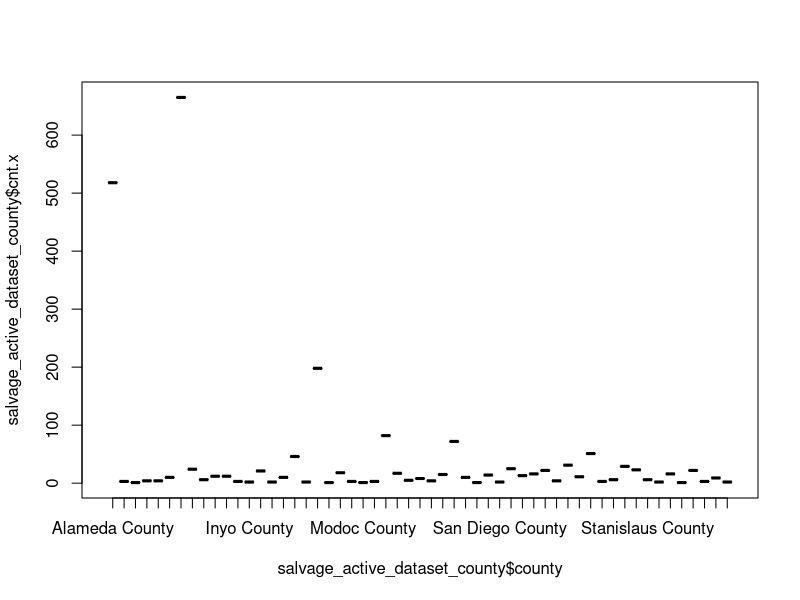
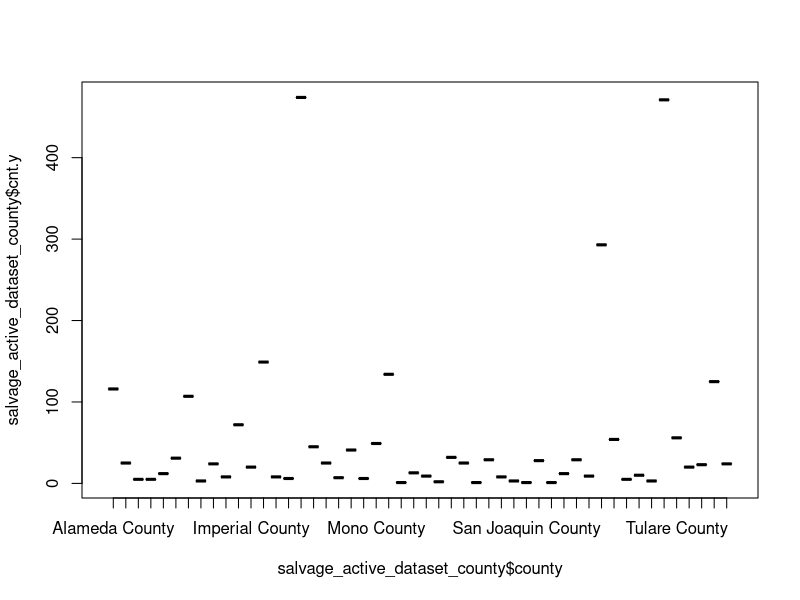
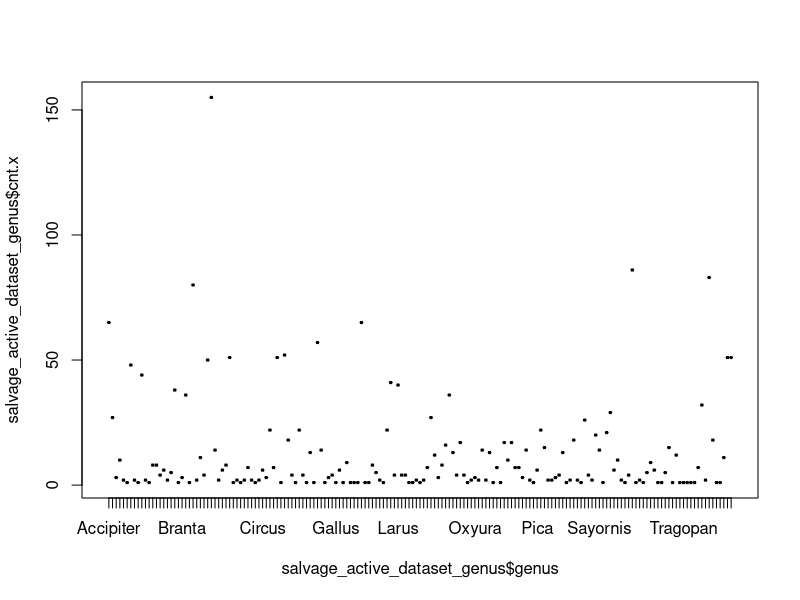
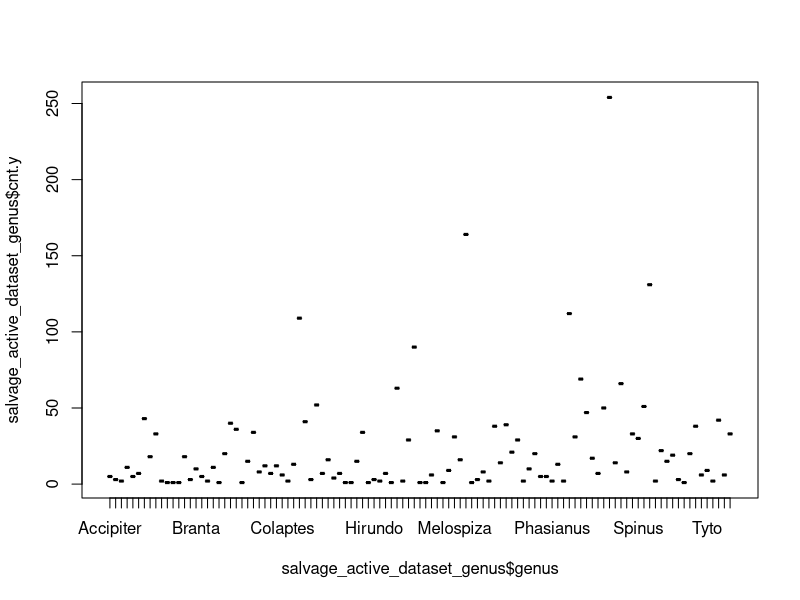
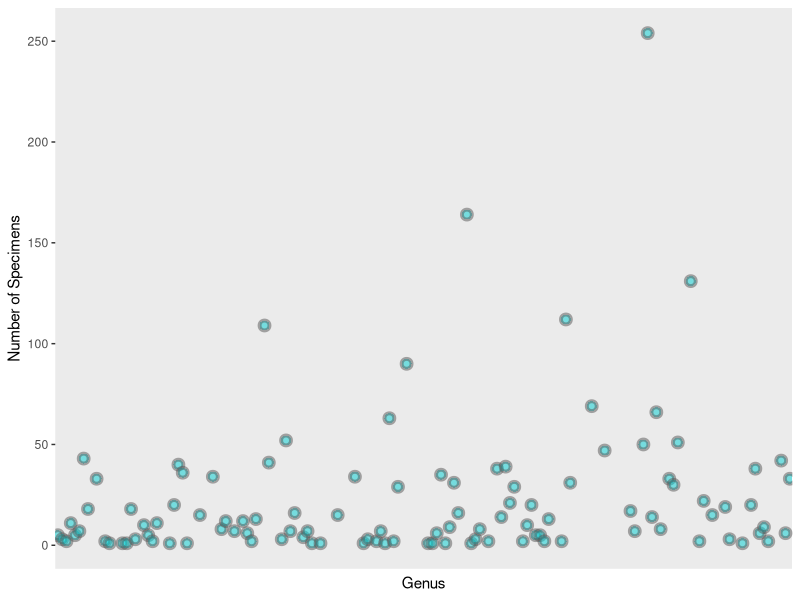
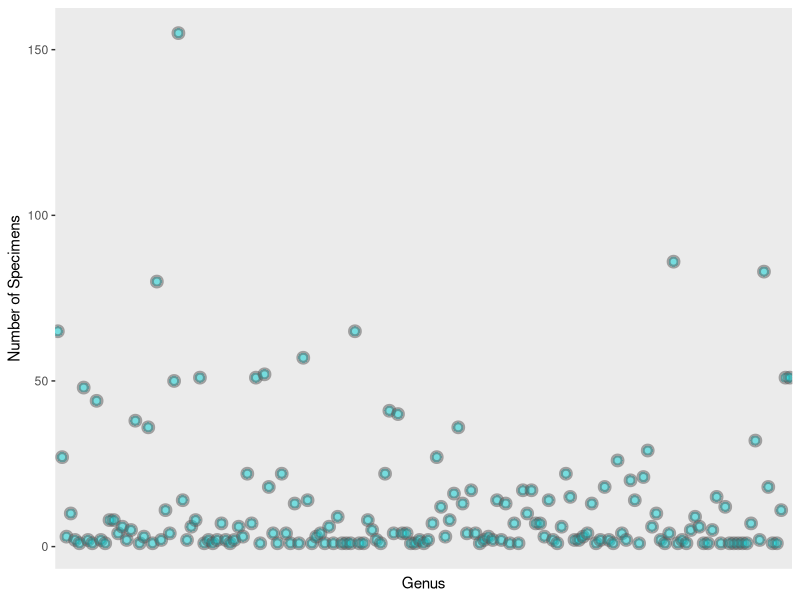
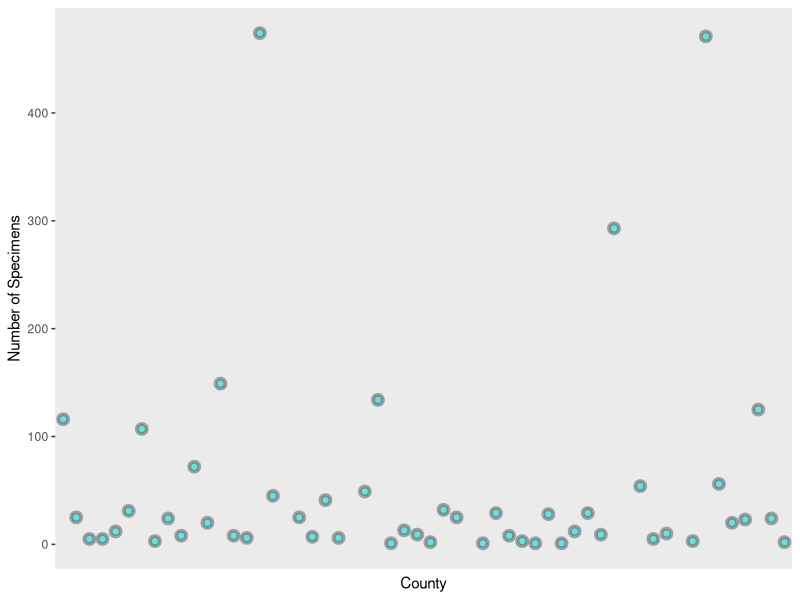
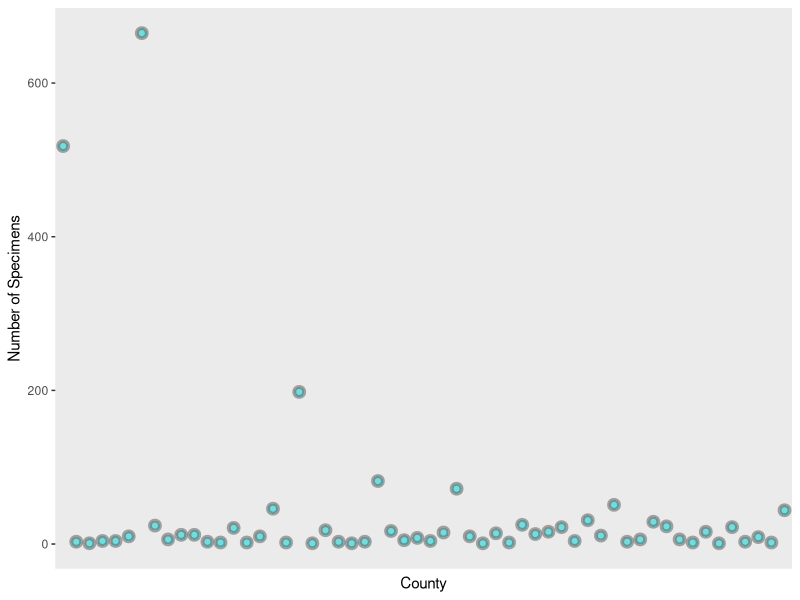

Write R code to recreate these figures, in order.
## ---- chunk 1
### load appropriate libraries
library(tidyverse)
library(readr)
## ---- chunk 2
### Import dataset
Arctos_birds_Calif_2000_2020 <- read_csv("final_project/Data/Arctos_birds_Calif_2000_2020.csv")
## ---- chunk 3
### Identify unknown/blank collecting methods ###
Arctos_birds_Calif_2000_2020$coll_method_2 <- ifelse(is.na(Arctos_birds_Calif_2000_2020$collecting_method), "unknown","known")
## ---- chunk 4

### ACTUAL CHUNK ###
Arctos1 <- Arctos_birds_Calif_2000_2020 %>% mutate(coll_method_4 = ifelse(coll_method_2 == "unknown" & grepl("^[0-9]+", spec_locality, ignore.case = T) & !grepl(" mi | km | block | m | yds ", spec_locality, ignore.case = T), "salvage", "unknown"))

### ACTUAL CHUNK ###
Arctos2 <- Arctos1 %>% mutate(coll_method_3 = ifelse(coll_method_2 == "unknown" & is.na(collectors), "salvage", ifelse(coll_method_2 == "unknown" & parts %in% c(grep("^skull\\w*", parts, value=T)), "salvage", ifelse(coll_method_2 == "unknown" & spec_locality %in% c(grep("highway|hwy", spec_locality, ignore.case = T, value = T)),"salvage", ifelse(coll_method_4 == "salvage", "salvage", "unknown")))))
## ---- chunk 5
### now remove some bits ###
df <- Arctos2 %>% filter(!(parts=="egg" | parts  =="egg; nest" | parts == "nest; egg" | parts == "media; egg"))
df2 <- df %>% filter(!(parts=="blood" | parts  =="blood; blood" | parts == "blood; blood; blood" | parts == "blood; blood; blood; blood"))
## ---- chunk 6
###Look at what's left
df_still_unknown <- df2 %>% filter(coll_method_2 == "unknown")
## ---- chunk 7
df_still_unknown_2 <- df2 %>% filter(is.na(coll_method_3)&coll_method_2 == "unknown")
## ---- chunk 8
### remove entries with parts "unknown" or "nest", as well as age "embryo" or "chick"
df3 <- df2 %>% filter(!(parts=="nest" | parts  =="unknown"))
df4 <- df3 %>% filter(!(age == "embryo" | age == "chick" | age == "downy chick" | age == "downy chick, completely covered in fuzz, eyes still closed" | age == "naked chick, eyes closed" | age == "downy chick, fuzz on body, eyes not open" | age == "downy chick, pre-fledge" | age == "downy fledgling" | age == "not yet fully fledged, still downy" | age == "skull unossified, downy (only slightly fuzzy on head & backside of the body" | age == "skull unossified, naked & downy (some fuzz on head and backside, eyes still closed)" | age == "skull unossified, transitioning from naked to downy, eyes closed" | age == "skull unossified, downy, eyes closed" | age == "skull unossified, between naked and downy (some fuzz on head and backside, eyes still closed)")) 
## ---- chunk 9
### Again, look at what is left
df_still_unknown_3 <- df4 %>% filter(is.na(coll_method_3)&coll_method_2 == "unknown")

### reassigning tissues as salvage? exploring what's left...
df_still_unknown_4 <- df_still_unknown_3 %>% filter(!(parts == "tissue" | parts == "tissue; tissue sample" | parts == "wing; tissue"))
df_still_unknown_5 <- df_still_unknown_4 %>% filter(!(spec_locality == "Aviary in Oakland" | spec_locality == "aviary of Monica J. Albe, Oakland" | spec_locality == "San Diego Zoo" | spec_locality == "CAPTIVE, San Diego Zoo [probably]" | spec_locality == "CAPTIVE, San Diego Zoo" | spec_locality == "San Francisco Zoo, San Francisco" | spec_locality == "Zoological Society of San Diego" | spec_locality == "Zoological Society of San Diego, CAPTIVE" | spec_locality == "CAPTIVE Zoological Societ of San Diego" | spec_locality == "CAPTIVE Zoological Society of San Diego" | spec_locality == " San Diego: Sea World CAPTIVE" | spec_locality == "Amador High School, 1155 Santa Rita Rd., Pleasanton" | spec_locality == "Pittsburg High School, Pittsburg" | spec_locality == "no specific locality recorded" | spec_locality == "unknown" | spec_locality == "Life Sciences Building courtyard, University of California campus, Berkeley" | spec_locality == "Natural Resources Building, Mineral" | spec_locality == "Outside Earth and Marine Sciences Building, University of California, Santa Cruz" | spec_locality == "near south door of Valley Life Sciences Building, University of California campus, Berkeley" | spec_locality == "near Protein Design Labs (34801 Campus Drive), near Dumbarton Bridge, Fremont" | spec_locality == "W side of Dwinelle Hall, Univ. Calif. campus, Berkeley" | spec_locality == "in vicinity of breezeway between Birge and LeConte Halls, University of California campus, Berkeley" | spec_locality == "Stadium Rim Way between Centennial Rd. and Galey Rd., University of California campus, Berkeley" | spec_locality == "University of California campus, Berkeley" | spec_locality == "University of California Riverside campus, Riverside" | spec_locality == "north side of Hildebrand Hall, University of California campus, Berkeley" | spec_locality == "east side of Lewis Hall, University of California Berkeley campus" |spec_locality == "Unit 2 Dormitory, between Channing and Haste Streets, Berkeley" | spec_locality == "Strawberry Creek Lodge (1320 Addison Street), Berkeley" | spec_locality == "Davis" | spec_locality == "University of California Botanical Garden, Strawberry Canyon, Berkeley" | spec_locality == "Berkeley" | spec_locality == "Life Sciences Addition, University of California, Berkeley" | spec_locality == "Donner Lab, University of California, Berkeley" | spec_locality == "California Hall, University of California, Berkeley" | spec_locality == "Women's Faculty Club, University of California, Berkeley" | spec_locality == "Linsdale Library, Hastings Natural History Reservation" | spec_locality == "San Rafael, 24 Madrona Street" | spec_locality == "San Diego: Sea World CAPTIVE" | spec_locality == "Edwards AFB" | spec_locality == "classroom at Hastings Natural History Reservation" | spec_locality == "labs at Hastings Natural History Reservation, Carmel Valley" | spec_locality == "Lawrence Livermore National Lab" | spec_locality == "outside the Davis Lab, Hastings Natural History Reservation, Carmel Valley" | spec_locality == "Sacramento" | spec_locality == "El Cerrito" | spec_locality == "Ojai" | spec_locality == "Livermore" | spec_locality == "Inverness" | spec_locality == "Bolinas" | spec_locality == "Oakland" | spec_locality == "Pittsburg" | spec_locality == "Pleasant Valley" | spec_locality == "Bethel Island" | spec_locality == "Woodacre" | spec_locality == "Jamesburg" | spec_locality == "Nicasio" | spec_locality == "La Casa de Maria, 801 Ladera Lane, Santa Barbara" | spec_locality == "Anaheim" | spec_locality == "Pt. Mugu Naval Base, Air National Guard hanger" | spec_locality == "Carmel Valley" | spec_locality == "Hopland Research and Extension Center bunkhouse" | spec_locality == "Wildlife Gallery, Bolinas" | spec_locality == "Alameda Naval Station, Alameda" | spec_locality == "Mills College, Oakland"))
## ---- chunk 10

### ACTUAL CHUNK
df41 <- df4 %>% mutate(coll_method_5 = ifelse(df4$parts=="tissue" | df4$parts == "tissue; tissue sample" | df4$parts == "wing; tissue", "salvage", "unknown"))
## ---- chunk 11
### actual df5; assigning salvage based on locality
df51 <- df41 %>% 
    mutate(coll_method_6 = ifelse(spec_locality == "Aviary in Oakland" | spec_locality == "aviary of Monica J. Albe, Oakland" | spec_locality == "San Diego Zoo" | spec_locality == "CAPTIVE, San Diego Zoo [probably]" | spec_locality == "CAPTIVE, San Diego Zoo" | spec_locality == "San Francisco Zoo, San Francisco" | spec_locality == "Zoological Society of San Diego" | spec_locality == "Zoological Society of San Diego, CAPTIVE" | spec_locality == "CAPTIVE Zoological Societ of San Diego" | spec_locality == "CAPTIVE Zoological Society of San Diego" | spec_locality == " San Diego: Sea World CAPTIVE" | spec_locality == "Amador High School, 1155 Santa Rita Rd., Pleasanton" | spec_locality == "Pittsburg High School, Pittsburg" | spec_locality == "no specific locality recorded" | spec_locality == "unknown" | spec_locality == "Life Sciences Building courtyard, University of California campus, Berkeley" | spec_locality == "Natural Resources Building, Mineral" | spec_locality == "Outside Earth and Marine Sciences Building, University of California, Santa Cruz" | spec_locality == "near south door of Valley Life Sciences Building, University of California campus, Berkeley" | spec_locality == "near Protein Design Labs (34801 Campus Drive), near Dumbarton Bridge, Fremont" | spec_locality == "W side of Dwinelle Hall, Univ. Calif. campus, Berkeley" | spec_locality == "in vicinity of breezeway between Birge and LeConte Halls, University of California campus, Berkeley" | spec_locality == "Stadium Rim Way between Centennial Rd. and Galey Rd., University of California campus, Berkeley" | spec_locality == "University of California campus, Berkeley" | spec_locality == "University of California Riverside campus, Riverside" | spec_locality == "north side of Hildebrand Hall, University of California campus, Berkeley" | spec_locality == "east side of Lewis Hall, University of California Berkeley campus" |spec_locality == "Unit 2 Dormitory, between Channing and Haste Streets, Berkeley" | spec_locality == "Strawberry Creek Lodge (1320 Addison Street), Berkeley" | spec_locality == "Davis" | spec_locality == "University of California Botanical Garden, Strawberry Canyon, Berkeley" | spec_locality == "Berkeley" | spec_locality == "Life Sciences Addition, University of California, Berkeley" | spec_locality == "Donner Lab, University of California, Berkeley" | spec_locality == "California Hall, University of California, Berkeley" | spec_locality == "Women's Faculty Club, University of California, Berkeley" | spec_locality == "Linsdale Library, Hastings Natural History Reservation" | spec_locality == "San Rafael, 24 Madrona Street" | spec_locality == "San Diego: Sea World CAPTIVE" | spec_locality == "Edwards AFB" | spec_locality == "classroom at Hastings Natural History Reservation" | spec_locality == "labs at Hastings Natural History Reservation, Carmel Valley" | spec_locality == "Lawrence Livermore National Lab" | spec_locality == "outside the Davis Lab, Hastings Natural History Reservation, Carmel Valley" | spec_locality == "Sacramento" | spec_locality == "El Cerrito" | spec_locality == "Ojai" | spec_locality == "Livermore" | spec_locality == "Inverness" | spec_locality == "Bolinas" | spec_locality == "Oakland" | spec_locality == "Pittsburg" | spec_locality == "Pleasant Valley" | spec_locality == "Bethel Island" | spec_locality == "Woodacre" | spec_locality == "Jamesburg" | spec_locality == "Nicasio" | spec_locality == "La Casa de Maria, 801 Ladera Lane, Santa Barbara" | spec_locality == "Anaheim" | spec_locality == "Pt. Mugu Naval Base, Air National Guard hanger" | spec_locality == "Carmel Valley" | spec_locality == "Hopland Research and Extension Center bunkhouse" | spec_locality == "Wildlife Gallery, Bolinas" | spec_locality == "Alameda Naval Station, Alameda" | spec_locality == "Mills College, Oakland", "salvage", "unknown"))
## ---- chunk 12
### deal with NAs
df6 <- df51 %>% mutate(coll_NAs = ifelse(is.na(collecting_method), "unknown", "known"))
df6$collecting_method[is.na(df6$collecting_method)] <- 0

### Assigning as salvage based on collecting method
df7 <- df6 %>% 
    mutate(coll_method_7 = ifelse(collecting_method == "dead on road" | collecting_method == "died on barbed wire fence" | collecting_method == "euthanized" | collecting_method == "euthanized while at Wetlands and Wildlife Care Center" | collecting_method == "euthanized while at WWCC" | collecting_method == "found injured and transferred to WWCC where euthanized" | collecting_method == "found injured, transferred to WWCC and euthanized" | collecting_method == "found injured, transferred to WWCC where euthanized" | collecting_method == "found injured, transferred to WWCC, 'wobbly, lies down often', and euthanized on 2019-08-11" | collecting_method == "gift" | collecting_method == "salavage" | collecting_method == "salbage" | collecting_method == "salvage (caught in Tomahawk trap)" | collecting_method == "salvage" | collecting_method == "salvage (mammal trap)" | collecting_method == "salvaged" | collecting_method == "salvage-hit by vehicle", "salvage", "unknown"))

### Assign known salvage and active
df7 <- df6 %>% 
    mutate(coll_method_7 = ifelse(collecting_method == "dead on road" | collecting_method == "died on barbed wire fence" | collecting_method == "euthanized" | collecting_method == "euthanized while at Wetlands and Wildlife Care Center" | collecting_method == "euthanized while at WWCC" | collecting_method == "found injured and transferred to WWCC where euthanized" | collecting_method == "found injured, transferred to WWCC and euthanized" | collecting_method == "found injured, transferred to WWCC where euthanized" | collecting_method == "found injured, transferred to WWCC, 'wobbly, lies down often', and euthanized on 2019-08-11" | collecting_method == "gift" | collecting_method == "salavage" | collecting_method == "salbage" | collecting_method == "salvage (caught in Tomahawk trap)" | collecting_method == "salvage" | collecting_method == "salvage (mammal trap)" | collecting_method == "salvaged" | collecting_method == "salvage-hit by vehicle", "salvage", ifelse(collecting_method == "feeder trap" | collecting_method == "feeder trap and observational" | collecting_method == "funnel trap" | collecting_method == "mistnet" | collecting_method == "mistnet and observational" | collecting_method == "netted" | collecting_method == "rat trap" | collecting_method == "shot" | collecting_method == "shotgun" | collecting_method == "trap" | collecting_method == "trapped with bow net", "active","unknown")))

### Now build another column, lumping together all coll_methods and assigning as active or salvage
df8 <- df7 %>% mutate(coll_method = ifelse(coll_method_2 == "unknown" & coll_method_3 == "salvage", "salvage", ifelse(coll_method_2 == "unknown" & coll_method_4 == "salvage", "salvage", ifelse(coll_method_2 == "unknown" & coll_method_5 == "salvage","salvage", ifelse(coll_method_2 == "unknown" & coll_method_6 == "salvage", "salvage", ifelse(coll_method_7 == "salvage", "salvage", ifelse(coll_method_7 == "active", "active", "active")))))))


## ---- chunk 13
### make column for genus
library(stringi)
df8$genus <- stri_extract_first_regex(df8$scientific_name, "\\S+")
## ---- chunk 14
### split data frame in two: active dataset and salvage dataset

df_salvage <- df8[which(df8$coll_method == "salvage"),]
df_active <- df8[which(df8$coll_method == "active"),]
## ---- chunk 15
### as above, but with proportions/percentages

salvage_data_genus <- df_salvage %>%
  group_by(genus) %>%
  summarise(cnt = n()) %>%
  mutate(freq = round(cnt / sum(cnt), 3))

salvage_data_county <- df_salvage %>%
  group_by(county) %>%
  summarise(cnt = n()) %>%
  mutate(freq = round(cnt / sum(cnt), 3))

active_data_genus <- df_active %>%
  group_by(genus) %>%
  summarise(cnt = n()) %>%
  mutate(freq = round(cnt / sum(cnt), 3))

active_data_county <- df_active %>%
  group_by(county) %>%
  summarise(cnt = n()) %>%
  mutate(freq = round(cnt / sum(cnt), 3))

## ---- chunk 16
### get top counties and genera for salvage and active datasets

salvage_descend_county <- salvage_data_county[order(-salvage_data_county$cnt),]

salvage_descend_genus <- salvage_data_genus[order(-salvage_data_genus$cnt),]

active_descend_county <- active_data_county[order(-active_data_county$cnt),]

active_descend_genus <- active_data_genus[order(-active_data_genus$cnt),]
## ---- chunk 17
### merge datasets together to see how they compare by genus
salvage_active_dataset_genus <-merge(salvage_data_genus, active_data_genus, by.x = "genus", by.y = "genus", all.x = TRUE)

## ---- chunk 18
### merge datasets together to see how they compare by county
salvage_active_dataset_county <-merge(salvage_data_county, active_data_county, by.x = "county", by.y = "county", all.x = TRUE)

## ---- chunk 19
###get tables for county and genus

###table_1 <- table(df8$county, df8$cnt)
## ---- chunk 20
### histogram data

boxplot(salvage_active_dataset_county$cnt.x ~ salvage_active_dataset_county$county)
boxplot(salvage_active_dataset_county$cnt.y ~ salvage_active_dataset_county$county)
## ---- chunk 21
### now same for genus
boxplot(salvage_active_dataset_genus$cnt.x ~ salvage_active_dataset_genus$genus)
boxplot(salvage_active_dataset_genus$cnt.y ~ salvage_active_dataset_genus$genus)
## ---- chunk 22
### now for scatterplots
p1 <- ggplot(salvage_active_dataset_genus, aes(x=genus, y=cnt.y)) + geom_point(color = "grey33", fill = "darkturquoise", shape = 21, alpha = 0.5, size = 2, stroke = 2)

plot_1 <- p1 + theme(legend.position = "none",
        axis.text.x = element_blank(), axis.ticks.x = element_blank(), panel.grid = element_blank()) + labs(x = "Genus", y = "Number of Specimens")
plot_1
## ---- chunk 23
### more scatterplots
p2 <- ggplot(salvage_active_dataset_genus, aes(x=genus, y=cnt.x)) + geom_point(color = "grey33", fill = "darkturquoise", shape = 21, alpha = 0.5, size = 2, stroke = 2)

plot_2 <- p2 + theme(legend.position = "none",
        axis.text.x = element_blank(), axis.ticks.x = element_blank(), panel.grid = element_blank()) + labs(x = "Genus", y = "Number of Specimens")
plot_2
## ---- chunk 24
### as above, but scatterplots for county now
p3 <- ggplot(salvage_active_dataset_county, aes(x=county, y=cnt.y)) + geom_point(color = "grey33", fill = "darkturquoise", shape = 21, alpha = 0.5, size = 2, stroke = 2)

plot_3 <- p3 + theme(legend.position = "none",
        axis.text.x = element_blank(), axis.ticks.x = element_blank(), panel.grid = element_blank()) + labs(x = "County", y = "Number of Specimens")
plot_3

p4<- ggplot(salvage_active_dataset_county, aes(x=county, y=cnt.x)) + geom_point(color = "grey33", fill = "darkturquoise", shape = 21, alpha = 0.5, size = 2, stroke = 2)

plot_4 <- p4 + theme(legend.position = "none",
        axis.text.x = element_blank(), axis.ticks.x = element_blank(), panel.grid = element_blank()) + labs(x = "County", y = "Number of Specimens")
plot_4
## ---- chunk 25
###pie chart figures:)

salvage_county_plot <- ggplot(salvage_active_dataset_county, aes(x="", y=cnt.x, fill=county)) +
  geom_bar(stat="identity", width=1, color="white") +
  coord_polar("y", start=0) +
  
  theme_void()+theme(legend.position = "none")

salvage_county_plot


salvage_genus_plot <- ggplot(salvage_active_dataset_genus, aes(x="", y=cnt.x, fill=genus)) +
  geom_bar(stat="identity", width=1, color="white") +
  coord_polar("y", start=0) +
  
  theme_void()+theme(legend.position = "none")

salvage_genus_plot

active_county_plot <- ggplot(salvage_active_dataset_county, aes(x="", y=cnt.y, fill=county)) +
  geom_bar(stat="identity", width=1, color="white") +
  coord_polar("y", start=0) +
  
  theme_void()+theme(legend.position = "none")

active_county_plot


active_genus_plot <- ggplot(salvage_active_dataset_genus, aes(x="", y=cnt.y, fill=genus)) +
  geom_bar(stat="identity", width=1, color="white") +
  coord_polar("y", start=0) +
  
  theme_void()+theme(legend.position = "none")

active_genus_plot
## ---- chunk 26
### now time for chi squares, using active percentages (calculated above) as expected values, for genus
observed <- salvage_active_dataset_genus$freq.x
expected <- salvage_active_dataset_genus$freq.y

chisq.test(observed, expected)
## ---- chunk 27
### now time for chi squares, using active percentages (calculated above) as expected values, for county
observed <- salvage_active_dataset_county$freq.x
expected <- salvage_active_dataset_county$freq.y

chisq.test(observed, expected)
